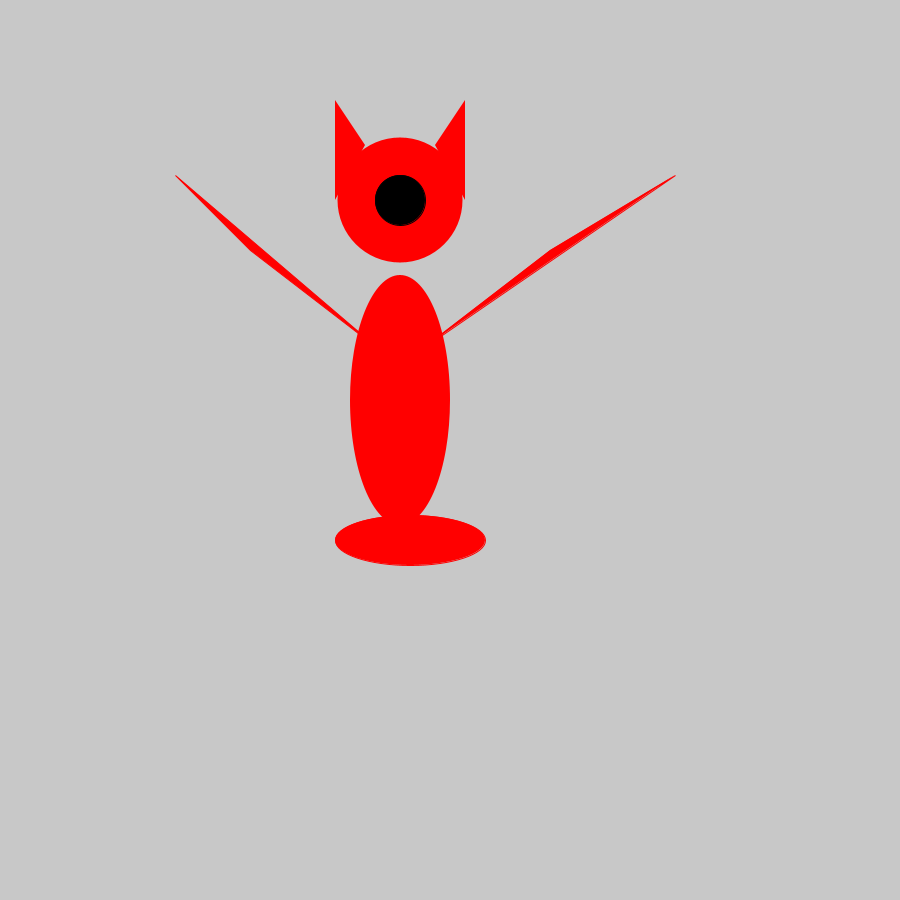
Frame 1 (no input)
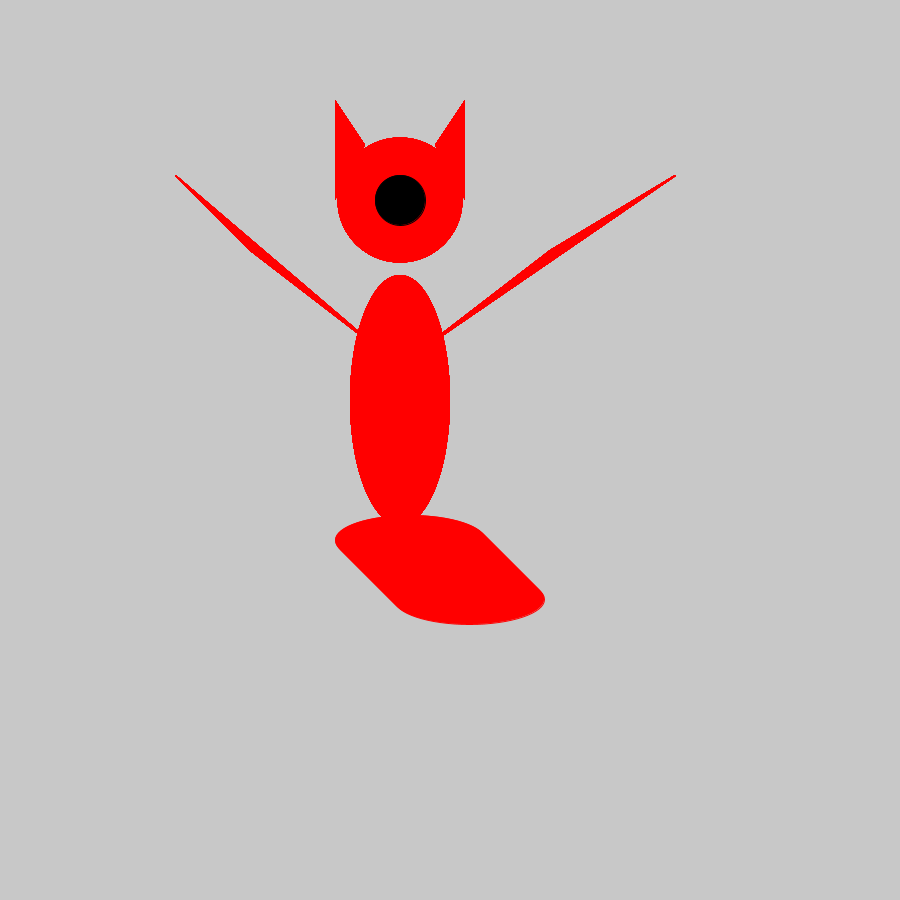
Frame 60 (the mouse pressed at the canvas centre just before this capture)
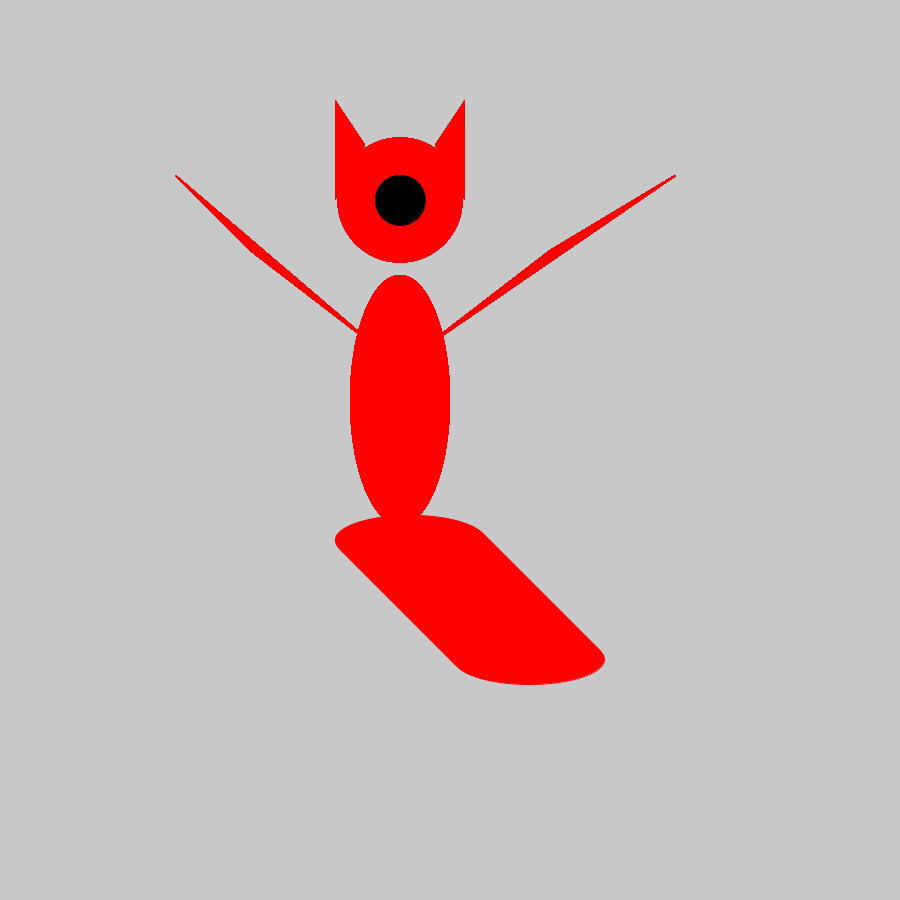
Frame 120 (the mouse held since frame 60 and released just before this capture)

The Processing sketch that drew these frames (run headless with seeded random() and noise(); from frame 60 on, the mouse is pressed at the canvas centre):

// Processing sketch: bjohnson_OOP
// ── bjohnson_OOP.pde

int eyeW = 50;
int eyeH = 50;
int headW = 125;
int headH = 125;
int bodyW = 100;
int bodyH = 250;
int bottomW = 150;
int bottomH = 50;
int acceleration = 1; 
int step;
boolean state;


void setup() {

  size (900, 900);
  background (200);
  frameRate(60);

  step = 10;
  state = false; 
}

void draw() {
  
  noStroke();
  fill(255, 0, 0);
  ellipse(400, 200, headW, headH); //creating the circle for the head
  triangle(435, 145, 465, 100, 465, 200); //right ear
  triangle(365, 145, 335, 100, 335, 200); //left ear
  

  ellipse(400, 400, bodyW, bodyH); //creating the ellipse for the body
  stroke(255, 0, 0);
  quad(380, 350, 250, 250, 250, 250, 175, 175);
  quad(420, 350, 550, 250, 550, 250, 675, 175);
  ellipse(400 + step, 530 + step , bottomW, bottomH); //creating the ellipse for the bottom
  
  stroke(3);
  fill(0,0,0);
  ellipse(400, 200, eyeW, eyeH); // creating the eye 
  
  class Wav1 { 
     float ypos, speed;
     Wav1 (float y, float s){
       ypos = y;
       speed = s;
     }
  }
  if(state == false){
  step++;
} 
if(state == true){
  step -= (acceleration+10);
}
}
